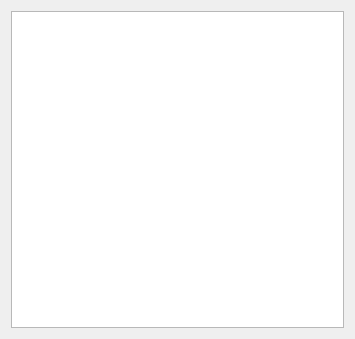
<?xml version="1.0" encoding="UTF-8"?>
<ui version="4.0">
 <class>BufferForm</class>
 <widget class="QWidget" name="BufferForm">
  <property name="geometry">
   <rect>
    <x>0</x>
    <y>0</y>
    <width>355</width>
    <height>339</height>
   </rect>
  </property>
  <property name="windowTitle">
   <string>Form</string>
  </property>
  <layout class="QGridLayout" name="gridLayout">
   <item row="0" column="0">
    <widget class="QTableWidget" name="tableWidget"/>
   </item>
  </layout>
 </widget>
 <resources/>
 <connections/>
</ui>
